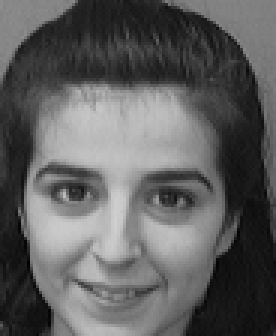
%> input picture att_faces/s10/1.pgm, 92 x 112 px (shown 3 times larger)
$ octave eigenfacee.m   (GNU Octave 9; MATLAB toolbox functions it lacks are replaced by stand-ins)
%> lines starting %> are read from the running program, lines starting %| are printed output that depends on the picture
%MATLAB code
N=64;
I = imread('1.pgm'); %read the image
%> I is the input picture: size 112x92 uint8; min 1, max 207, mean 95.1
%I = rgb2gray(rgb);%convert the RGB to gray scale image
I=imresize(I,[N N],'bilinear');
%> I: size 64x64 uint8

n=1;
for i = 1:N
for j = 1:N
w1i(n) = I(i,j);
n=n+1;
end
end
%> after the loop, n = 4097; w1i = 4096 values, max 204 at index 2651, min 14 at index 3840, mean 95.1

%MATLAB code
%rgb = imread('2.pgm'); %read the image
I = imread('2.pgm'); %read the image
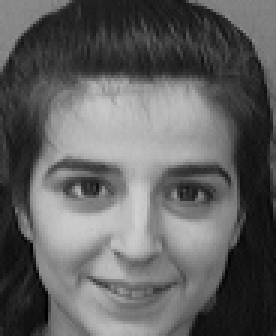
%> input picture att_faces/s10/2.pgm, 92 x 112 px (shown 3 times larger)
%> I is the input picture: size 112x92 uint8; min 0, max 208, mean 97.1
%I = rgb2gray(rgb);%convert the RGB to gray scale image
I=imresize(I,[N N],'bilinear');
%> I: size 64x64 uint8

n=1;
for i = 1:N
for j = 1:N
w2i(n) = I(i,j);
n=n+1;
end
end
%> after the loop, w2i = 4096 values, max 204 at index 2528, min 8 at index 3787, mean 97.06

%MATLAB code
I  = imread('3.pgm'); %read the image
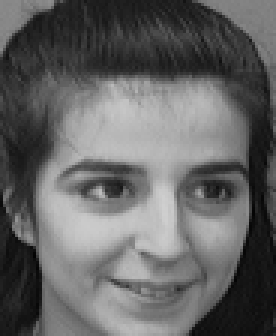
%> input picture att_faces/s10/3.pgm, 92 x 112 px (shown 3 times larger)
%> I is the input picture: size 112x92 uint8; min 3, max 207, mean 99.9
% I = rgb2gray(rgb);%convert the RGB to gray scale image
I=imresize(I,[N N],'bilinear');
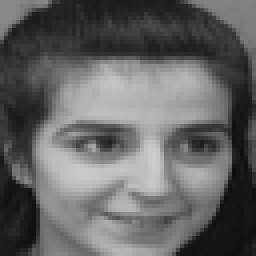
%> I: size 64x64 uint8 (shown 4 times larger); min 13, max 204, mean 99.8

n=1;
for i = 1:N
for j = 1:N
w3i(n) = I(i,j);
n=n+1;
end
end
%> after the loop, w3i = 4096 values, max 204 at index 2471, min 13 at index 2747, mean 99.84

Shi=(w1i+w2i+w3i)/3;%obtain the mean image
%> Shi = 4096 values, max 85 at index 1, min 17 at index 2557, mean 67.01

%%%%%%%%%%%%%%%%%%%%%%%%%%%%
%Average image

m=1;
k=1;
for i = 1:N
for j = m:m+N-1;
R(i,k) = Shi(j);
k=k+1;
end
m=m+N;
k=1;
end
%> after the loop, m = 4097
for i = 1:N
for j = 1:N;
M_image(i,j) = R(i,j);
end
end

imshow(M_image)


%%%%%%%%%%%%%%%%%%%%%%%%%

Phi1=w1i-Shi;
%> Phi1 = 4096 values, max 119 at index 2651, min 0 at index 24, mean 32.32
Phi2=w2i-Shi;
%> Phi2 = 4096 values, max 119 at index 2528, min 0 at index 17, mean 32.8
Phi3=w3i-Shi;
%> Phi3 = 4096 values, max 119 at index 2471, min 0 at index 14, mean 35.23
X=[transpose(Phi1) transpose(Phi2) transpose(Phi3)];
Y=double(X);

C=Y*transpose(Y);
[V,D]= eigs(C);
%> D = [27094749 0 0 0 0 0; 0 2221282 0 0 0 0; 0 0 836596.1 0 0 0; 0 0 0 3.81e-09 0 0; 0 0 0 0 3.63e-09 0; 0 0 0 0 0 -4.03e-09]

V(:,1); % 1st eigen vector
V(:,2); % 2nd eigen vector
V(:,2); % 3rd eigen vector etc

%%%%%%%%%%%%%%%%%%%%%%%%%%%%%%%%%%%%%%%%%%%%%%%%%%%
%Eigen face
B=V(:,1);
%> B = 4096 values, max 0.038 at index 2771, min 0 at index 86, mean 0.0111
m=1;
k=1;
for i = 1:N
for j = m:m+N-1;
R(i,k) = Shi(j)*B(j)*64;
k=k+1;
end
m=m+N;
k=1;
end

for i = 1:N
for j = 1:N;
image(i,j) = R(i,j);
end
end
subplot(2,3,1)
imshow(image)
%%%%%%%%%%%%%%%%%%%%%%%%%%%%%%%%%%%%%%%%%%%%%%%%

%Eigen face
B=V(:,2);
%> B = 4096 values, max 0.0556 at index 2471, min -0.0567 at index 2396, mean 0.00062
m=1;
k=1;
for i = 1:N
for j = m:m+N-1;
R(i,k) = Shi(j)*B(j)*64;
k=k+1;
end
m=m+N;
k=1;
end

for i = 1:N
for j = 1:N;
image(i,j) = R(i,j);
end
end
subplot(2,3,2)
imshow(image)
%%%%%%%%%%%%%%%%%%%%%%%%%%%%%%%%%%%%%%%%%%%%%%


%Eigen face
B=V(:,3);
%> B = 4096 values, max 0.0723 at index 2983, min -0.0828 at index 2336, mean 0.00199
m=1;
k=1;
for i = 1:N
for j = m:m+N-1;
R(i,k) = Shi(j)*B(j)*64;
k=k+1;
end
m=m+N;
k=1;
end
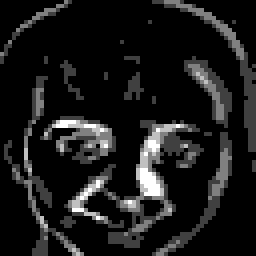
%> R: size 64x64 uint8 (shown 4 times larger); min 0, max 255, mean 26.4; mean of the top-left, top-right, bottom-left and bottom-right quarters 12.9, 21.6, 33.1, 38.3

for i = 1:N
for j = 1:N;
image(i,j) = R(i,j);
end
end
subplot(2,3,3)
imshow(image)
%%%%%%%%%%%%%%%%%%%%%%%%%%%%%%%%%%%%%%%%%%%%%%%%
%Eigen face
B=V(:,4);
%> B = 4096 values, max 0.0932 at index 1373, min -0.0958 at index 2703, mean -6.96e-05
m=1;
k=1;
for i = 1:N
for j = m:m+N-1;
R(i,k) = Shi(j)*B(j)*64;
k=k+1;
end
m=m+N;
k=1;
end
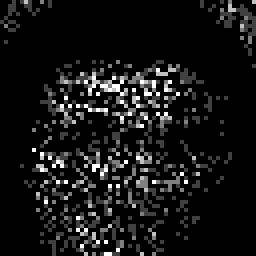
%> R: size 64x64 uint8 (shown 4 times larger); min 0, max 255, mean 20.8

for i = 1:N
for j = 1:N;
image(i,j) = R(i,j);
end
end
subplot(2,3,4)
imshow(image)
%%%%%%%%%%%%%%%%%%%%%%%%%%%%%%%%%%%%%%%%%%%%%%%%
%Eigen face
B=V(:,5);
%> B = 4096 values, max 0.0924 at index 2707, min -0.0835 at index 2735, mean -0.00031
m=1;
k=1;
for i = 1:N
for j = m:m+N-1;
R(i,k) = Shi(j)*B(j)*64;
k=k+1;
end
m=m+N;
k=1;
end
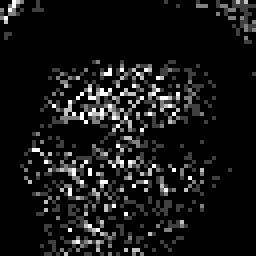
%> R: size 64x64 uint8 (shown 4 times larger); min 0, max 255, mean 21.4

for i = 1:N
for j = 1:N;
image(i,j) = R(i,j);
end
end
subplot(2,3,5)
imshow(image)
%%%%%%%%%%%%%%%%%%%%%%%%%%%%%%%%%%%%%%%%%%%%%%%%

%Eigen face
B=V(:,6);
%> B = 4096 values, max 0.12 at index 1254, min -0.0873 at index 1683, mean 0.000578
m=1;
k=1;
for i = 1:N
for j = m:m+N-1;
R(i,k) = Shi(j)*B(j)*64;
k=k+1;
end
m=m+N;
k=1;
end
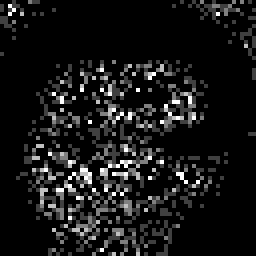
%> R: size 64x64 uint8 (shown 4 times larger); min 0, max 255, mean 22.5

for i = 1:N
for j = 1:N;
image(i,j) = R(i,j);
end
end
subplot(2,3,6)
imshow(image)
%%%%%%%%%%%%%%%%%%%%%%%%%%%%%%%%%%%%%%%%%%%%%%%%
